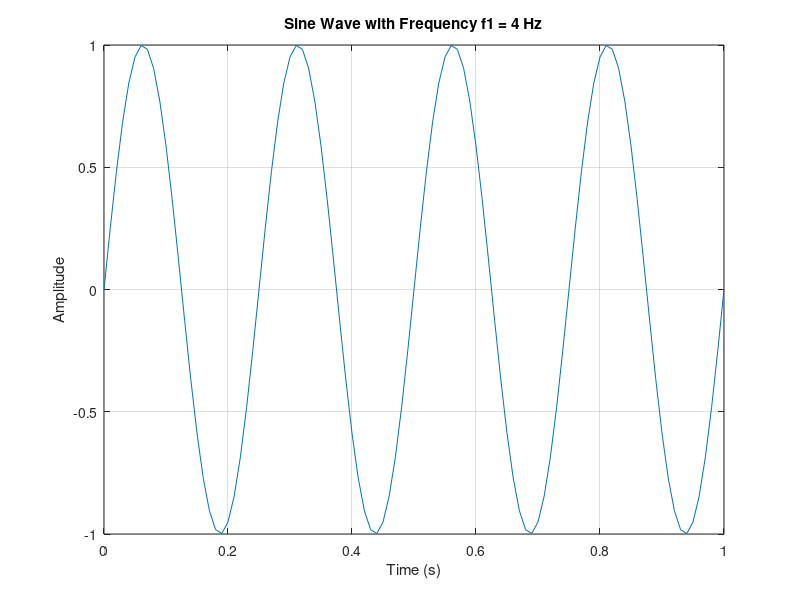

The MATLAB script that drew this image:
clc
clear all
close all

% Define time vector with smaller step size to ensure matching dimensions
t = 0:0.01:1;

f1 = 4;
f2 = 2;

x = sin(2*pi*f1*t);
y = sin(2*pi*f2*t);

z = x + y;

plot(t, x);
xlabel('Time (s)');
ylabel('Amplitude');
title('Sine Wave with Frequency f1 = 4 Hz');
grid on;